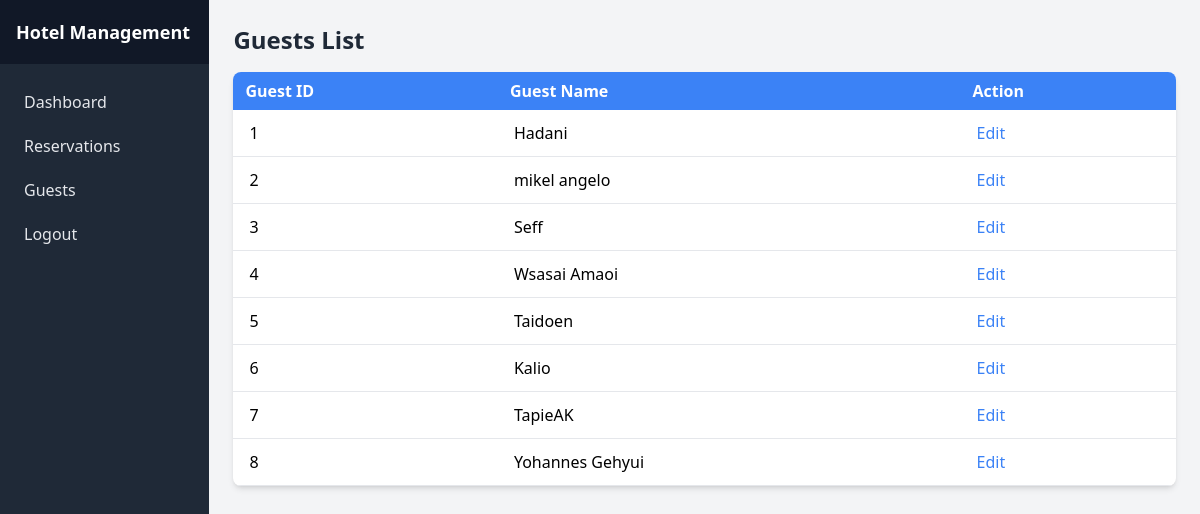
The app's page /admin/guests.php (signed in) with its own data.
### tables this page shows
CREATE TABLE `guests` (
  `guest_id` int(6) UNSIGNED NOT NULL,
  `guest_name` varchar(30) NOT NULL,
  `guest_email` varchar(50) NOT NULL
);

### admin/guests.php (the view, shortened to what this page needs)
<?php
include_once('../connection.php');
?>
<!DOCTYPE html>
<html lang="en">
<head>
</head>
<body class="bg-gray-100">
    <div class="flex flex-row">
        <?php include('../blocks/sidenavbar.php'); ?>
        <div class="w-full p-6">
            <h1 class="text-2xl font-semibold text-gray-800 mb-4">Guests List</h1>
            <div class="bg-white shadow-md rounded-lg overflow-x-auto">
                <table class="min-w-full">
                    <thead>
                        <tr class="bg-blue-500 text-white">
                            <th class="text-left py-2 px-3">Guest ID</th>
                            <th class="text-left py-2 px-3">Guest Name</th>
                            <th class="text-left py-2 px-3">Action</th>
                        </tr>
                    </thead>
                    <tbody>
                        <?php
                        $guests_query = $pdo->query("SELECT guest_id, guest_name FROM guests");
                        $guests = $guests_query->fetchAll(PDO::FETCH_ASSOC);
                        foreach ($guests as $guest) : ?>
                            <tr class="border-b">
                                <td class="py-3 px-4"><?php echo $guest['guest_id']; ?></td>
                                <td class="py-3 px-4"><?php echo $guest['guest_name']; ?></td>
                                <td class="py-3 px-4">
                                    <a href="edit_guest.php?guest_id=<?php echo $guest['guest_id']; ?>" class="text-blue-500 hover:underline">Edit</a>
                                </td>
                            </tr>
                        <?php endforeach; ?>
                    </tbody>
                </table>
            </div>
        </div>
    </div>
</body>
</html>

### connection.php (shortened to what this page needs)
<script src="https://cdn.tailwindcss.com"></script>

### blocks/sidenavbar.php
<?php
include_once('../connection.php');
?>
<div class="flex flex-col h-screen w-64 bg-gray-800">
  <div class="flex items-center h-16 px-4 bg-gray-900">
    <span class="text-lg font-semibold text-white">Hotel Management</span>
  </div>
  <nav class="flex-1 bg-gray-800 py-4 px-2">
    <a href="../admin/index.php" class="block py-2.5 px-4 rounded transition duration-200 hover:bg-gray-700 focus:outline-none focus:bg-gray-700">
      <span class="text-gray-200">Dashboard</span>
    </a>
    <a href="../admin/reservations.php" class="block py-2.5 px-4 rounded transition duration-200 hover:bg-gray-700 focus:outline-none focus:bg-gray-700">
      <span class="text-gray-200">Reservations</span>
    </a>
    <a href="../admin/guests.php" class="block py-2.5 px-4 rounded transition duration-200 hover:bg-gray-700 focus:outline-none focus:bg-gray-700">
      <span class="text-gray-200">Guests</span>
    </a>
    <a href="../admin/logout.php" class="block py-2.5 px-4 rounded transition duration-200 hover:bg-gray-700 focus:outline-none focus:bg-gray-700">
      <span class="text-gray-200">Logout</span>
    </a>
  </nav>
</div>

### records on screen
guests: guest_id "1", guest_name "Hadani"
guests: guest_id "2", guest_name "mikel angelo"
guests: guest_id "3", guest_name "Seff"
guests: guest_id "4", guest_name "Wsasai Amaoi"
guests: guest_id "5", guest_name "Taidoen"
guests: guest_id "6", guest_name "Kalio"
guests: guest_id "7", guest_name "TapieAK"
guests: guest_id "8", guest_name "Yohannes Gehyui"
